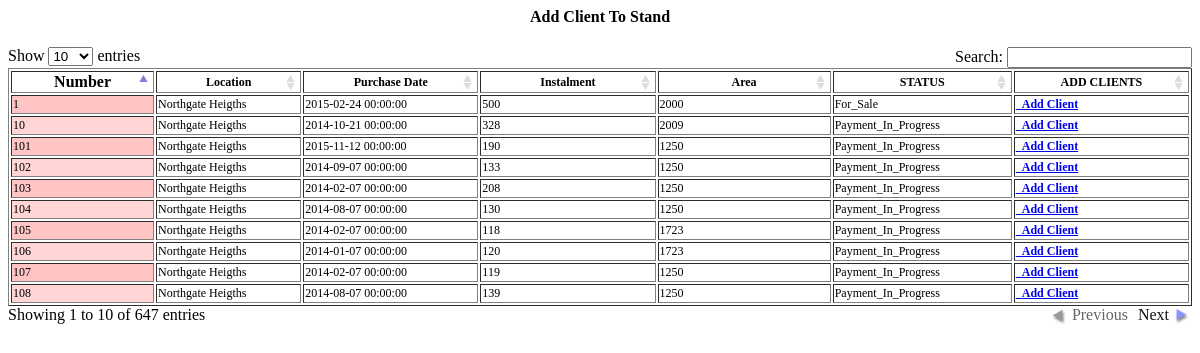
The page /scripts/add_client_to_stand.php on the database its author committed.
### tables this page shows
CREATE TABLE `stand` (
  `location` varchar(111) DEFAULT NULL,
  `area` decimal(65,0) DEFAULT NULL,
  `number` varchar(111) DEFAULT NULL,
  `status` varchar(111) DEFAULT 'For_Sale',
  `id_stand` int(111) NOT NULL AUTO_INCREMENT,
  `price` decimal(65,0) DEFAULT NULL,
  `date` datetime DEFAULT NULL,
  `deposit` decimal(65,0) DEFAULT NULL,
  `instalments` varchar(111) DEFAULT NULL,
  `datestatus` datetime DEFAULT NULL,
  `months_paid` varchar(111) DEFAULT NULL,
  `start_instalment` varchar(111) DEFAULT NULL,
  `vatdate` datetime DEFAULT NULL,
  `vat` varchar(111) DEFAULT NULL,
  PRIMARY KEY (`id_stand`)
);

### scripts/add_client_to_stand.php (the view, shortened to what this page needs)
<?php
	$rs=mysql_query("SELECT * FROM `stand` WHERE  status <> 'Payment_Complete'  order by number asc ");
?>
<center><p><strong><h4>Add Client To Stand</h4></strong></p></center>
<div class="table-responsive">
  <table class="table table-striped table-bordered table-hover" id="dataTables-example" width="100%" border="1">
    <thead>
                                        <tr bgcolor="">
    <th width="146">Number</th>
    <th width="149"><span class="style2">Location</span></th>
    <th width="181"><span class="style2">Purchase Date</span></th>
    <th width="181"><span class="style2">Instalment</span></th>
    <th width="181"><span class="style2">Area</span></th>
    <th width="181"><span class="style2">STATUS</span></th>
    <th width="181"><span class="style2">ADD CLIENTS</span></th>
    </tr>
    </thead>
    <tbody>
                                        <?php
										while($row=mysql_fetch_array($rs))
										{
										?>
                                        <tr class="odd gradeX" >
    <td bgcolor="#FFFFFF"><span class="style2"><?php echo $row['number']; ?></span></td>
    <td bgcolor="#FFFFFF"><span class="style2"><?php echo $row["location"]; ?></span></td>
    <td bgcolor="#FFFFFF"><span class="style2"><?php echo $row["datestatus"]; ?></span></td>
     <td bgcolor="#FFFFFF"><span class="style2"><?php echo $row["instalments"]; ?></span></td>
     <td bgcolor="#FFFFFF"><span class="style2"><?php echo $row["area"]; ?></span></td>
     <td bgcolor="#FFFFFF"><span class="style2"><?php echo $row["status"]; ?></span></td>
    <td bgcolor="#FFFFFF"><span class="style2"><?php   echo "<a href='index.php?page=reg1.php&id=$row[id_stand]' class='btn btn-success'><i class='icon-file-alt icon-large'></i>&nbsp; <strong>Add Client</a>";
 ?></span></td>
 </tr>
                                        <?php
										}
										?>
    </tbody>
  </table>
    <br>
<br>
<br>
<br>
<br>
</div>

### scripts/datatable/media/css/demo_table.css (style rules this page uses)
.sorting_asc { background: url('../images/sort_asc.png') no-repeat center right; }
.sorting { background: url('../images/sort_both.png') no-repeat center right; }
tr.odd { background-color: #E2E4FF; }
tr.even { background-color: white; }
tr.odd td.sorting_1 { background-color: #D3D6FF; }
tr.even td.sorting_1 { background-color: #EAEBFF; }
tr.odd.gradeX td.sorting_1 { background-color: #ffc4c4; }
tr.even.gradeX td.sorting_1 { background-color: #ffd5d5; }

### rows shown on the page
stand: number "1", location "Northgate Heigths", datestatus "2015-02-24 00:00:00", instalments "500", area "2000", status "For_Sale"
stand: number "10", location "Northgate Heigths", datestatus "2014-10-21 00:00:00", instalments "328", area "2009", status "Payment_In_Progress"
stand: number "101", location "Northgate Heigths", datestatus "2015-11-12 00:00:00", instalments "190", area "1250", status "Payment_In_Progress"
stand: number "102", location "Northgate Heigths", datestatus "2014-09-07 00:00:00", instalments "133", area "1250", status "Payment_In_Progress"
stand: number "103", location "Northgate Heigths", datestatus "2014-02-07 00:00:00", instalments "208", area "1250", status "Payment_In_Progress"
stand: number "104", location "Northgate Heigths", datestatus "2014-08-07 00:00:00", instalments "130", area "1250", status "Payment_In_Progress"
stand: number "105", location "Northgate Heigths", datestatus "2014-02-07 00:00:00", instalments "118", area "1723", status "Payment_In_Progress"
stand: number "106", location "Northgate Heigths", datestatus "2014-01-07 00:00:00", instalments "120", area "1723", status "Payment_In_Progress"
stand: number "107", location "Northgate Heigths", datestatus "2014-02-07 00:00:00", instalments "119", area "1250", status "Payment_In_Progress"
stand: number "108", location "Northgate Heigths", datestatus "2014-08-07 00:00:00", instalments "139", area "1250", status "Payment_In_Progress"
